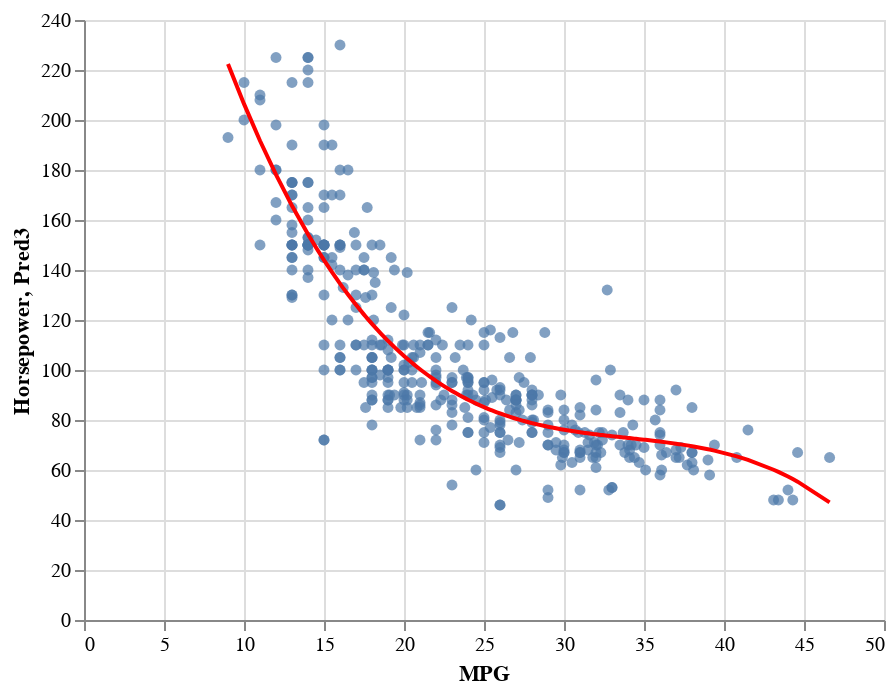

Write notebook code for a chart like this one.
### Markdown cell above
Warning: it often happens in Machine Learning that the better the fit appears to be, the worse it will perform on future data (due to *overfitting*).  So don't be too impressed by the accuracy of this fit.

### Code cell
c+c3

### Figure 1 — Vega-Lite specification as saved in the notebook (floating-point values rounded to 4 significant figures; data arrays with more than 128 entries replaced by an {"elided": "..."} marker saying what was removed)
{"config": {"view": {"continuousWidth": 400, "continuousHeight": 300}}, "layer": [{"mark": "circle", "encoding": {"x": {"field": "MPG", "type": "quantitative"}, "y": {"field": "Horsepower", "type": "quantitative"}}}, {"mark": {"type": "line", "color": "red"}, "encoding": {"x": {"field": "MPG", "type": "quantitative"}, "y": {"field": "Pred3", "type": "quantitative"}}}], "data": {"name": "data-ec9ca6ff96b6011a904a7b80920e1166"}, "$schema": "https://vega.github.io/schema/vega-lite/v4.17.0.json", "datasets": {"data-ec9ca6ff96b6011a904a7b80920e1166": {"elided": "392 records"}}}
